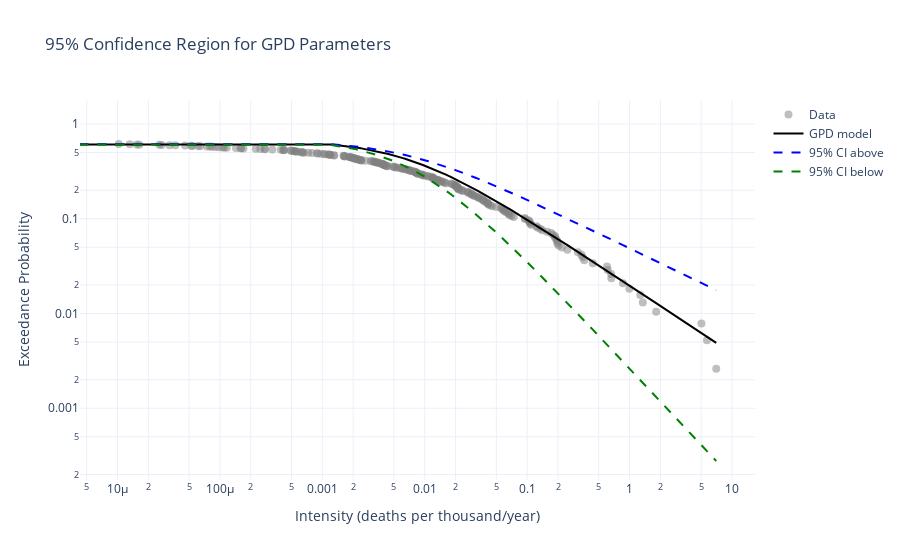

The cell this chart's notebook holds for it:
### Code cell
import plotly.graph_objects as go
import plotly.express as px
# plot the 95% confidence region (2D) for the fitted GPD
fig = go.Figure()
fig.add_trace(go.Scatter(x=sorted_data["Intensity (deaths per thousand/year)"], y=sorted_data["Exceedance Probability"], 
                         mode='markers', name='Data', marker=dict(size=8, color='gray', opacity=0.5)))
fig.add_trace(go.Scatter(x=sorted_data["Intensity (deaths per thousand/year)"], y=sorted_data["GPD"]*0.62, 
                         mode='lines', name='GPD model', line=dict(color='black', width=2)))    
fig.add_trace(go.Scatter(x=sorted_data["Intensity (deaths per thousand/year)"], y=pd_vals_above*0.62, 
                         mode='lines', name='95% CI above', line=dict(color='blue', width=2, dash='dash')))
fig.add_trace(go.Scatter(x=sorted_data["Intensity (deaths per thousand/year)"], y=pd_vals_below*0.62, 
                         mode='lines', name='95% CI below', line=dict(color='green', width=2, dash='dash')))
fig.update_layout(title='95% Confidence Region for GPD Parameters',
                   xaxis_title='Intensity (deaths per thousand/year)',
                   yaxis_title='Exceedance Probability',
                   xaxis_type="log",
                   yaxis_type="log")
fig.show()

### Figure 1 — Plotly figure (JSON) as saved in the notebook; plotly's stock layout.template omitted (floating-point values rounded to 4 significant figures; data arrays with more than 128 entries replaced by an {"elided": "..."} marker saying what was removed)
{"data": [{"marker": {"color": "gray", "opacity": 0.5, "size": 8}, "mode": "markers", "name": "Data", "type": "scatter", "x": {"elided": "383 float values"}, "y": {"elided": "383 float values"}}, {"line": {"color": "black", "width": 2}, "mode": "lines", "name": "GPD model", "type": "scatter", "x": {"elided": "383 float values"}, "y": {"elided": "383 float values"}}, {"line": {"color": "blue", "dash": "dash", "width": 2}, "mode": "lines", "name": "95% CI above", "type": "scatter", "x": {"elided": "383 float values"}, "y": {"elided": "383 float values"}}, {"line": {"color": "green", "dash": "dash", "width": 2}, "mode": "lines", "name": "95% CI below", "type": "scatter", "x": {"elided": "383 float values"}, "y": {"elided": "383 float values"}}], "layout": {"title": {"text": "95% Confidence Region for GPD Parameters"}, "xaxis": {"title": {"text": "Intensity (deaths per thousand/year)"}, "type": "log"}, "yaxis": {"title": {"text": "Exceedance Probability"}, "type": "log"}}}
